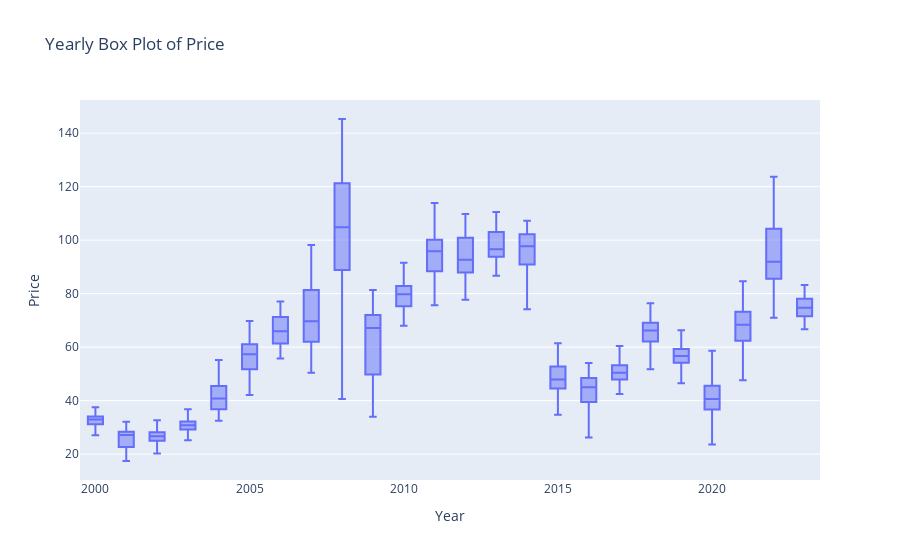

Source (notebook cell):
### Code cell
import pandas as pd
import plotly.express as px

# Convert the 'Date' column to a datetime object
df['Date'] = pd.to_datetime(df['Date'])

# Extract the year from the 'Date' column and create a new column 'Year'
df['Year'] = df['Date'].dt.year

# Create the box plot
fig = px.box(df, x='Year', y='Price', title='Yearly Box Plot of Price')

# Show the plot
fig.show()

### Figure 1 — Plotly figure (JSON) as saved in the notebook; plotly's stock layout.template omitted (floating-point values rounded to 4 significant figures; data arrays with more than 128 entries replaced by an {"elided": "..."} marker saying what was removed)
{"data": [{"alignmentgroup": "True", "hovertemplate": "Year=%{x}<br>Price=%{y}<extra></extra>", "legendgroup": "", "marker": {"color": "#636efa"}, "name": "", "notched": false, "offsetgroup": "", "orientation": "v", "showlegend": false, "type": "box", "x": {"elided": "5751 int values"}, "x0": " ", "xaxis": "x", "y": {"elided": "5751 float values"}, "y0": " ", "yaxis": "y"}], "layout": {"boxmode": "group", "legend": {"tracegroupgap": 0}, "title": {"text": "Yearly Box Plot of Price"}, "xaxis": {"anchor": "y", "domain": [0, 1], "title": {"text": "Year"}}, "yaxis": {"anchor": "x", "domain": [0, 1], "title": {"text": "Price"}}}}
